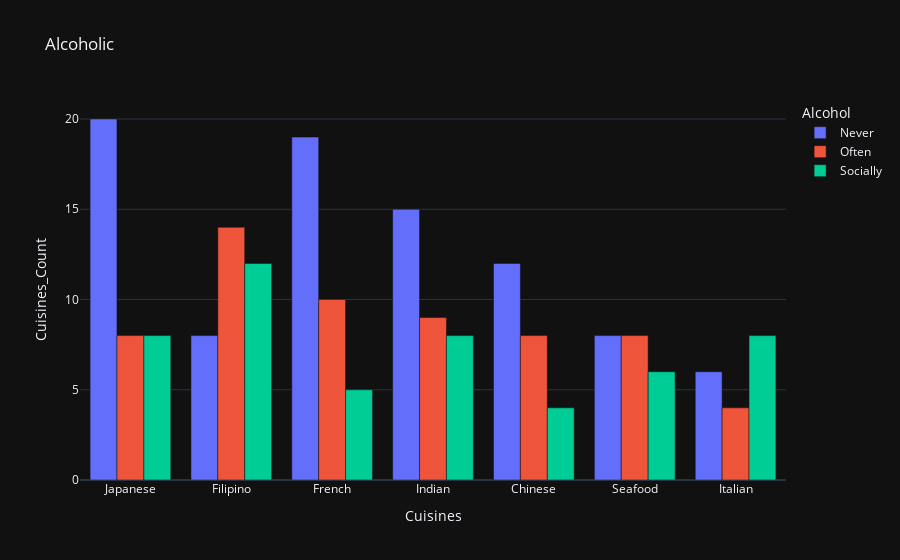

Here is the notebook cell this chart was saved with:
### Code cell
fig=px.bar(data_frame=temp,x="Cuisines",y="Cuisines_Count",color="Alcohol ",barmode="group",title="Alcoholic")
fig.update_xaxes(categoryorder="total descending")
fig.show()

### Figure 1 — Plotly figure (JSON) as saved in the notebook; plotly's stock layout.template omitted (floating-point values rounded to 4 significant figures)
{"data": [{"alignmentgroup": "True", "hovertemplate": "Alcohol =Never<br>Cuisines=%{x}<br>Cuisines_Count=%{y}<extra></extra>", "legendgroup": "Never", "marker": {"color": "#636efa", "pattern": {"shape": ""}}, "name": "Never", "offsetgroup": "Never", "orientation": "v", "showlegend": true, "textposition": "auto", "x": ["Chinese", "Filipino", "French", "Indian", "Italian", "Japanese", "Seafood"], "xaxis": "x", "y": [12, 8, 19, 15, 6, 20, 8], "yaxis": "y", "type": "bar"}, {"alignmentgroup": "True", "hovertemplate": "Alcohol =Often<br>Cuisines=%{x}<br>Cuisines_Count=%{y}<extra></extra>", "legendgroup": "Often", "marker": {"color": "#EF553B", "pattern": {"shape": ""}}, "name": "Often", "offsetgroup": "Often", "orientation": "v", "showlegend": true, "textposition": "auto", "x": ["Chinese", "Filipino", "French", "Indian", "Italian", "Japanese", "Seafood"], "xaxis": "x", "y": [8, 14, 10, 9, 4, 8, 8], "yaxis": "y", "type": "bar"}, {"alignmentgroup": "True", "hovertemplate": "Alcohol =Socially<br>Cuisines=%{x}<br>Cuisines_Count=%{y}<extra></extra>", "legendgroup": "Socially", "marker": {"color": "#00cc96", "pattern": {"shape": ""}}, "name": "Socially", "offsetgroup": "Socially", "orientation": "v", "showlegend": true, "textposition": "auto", "x": ["Chinese", "Filipino", "French", "Indian", "Italian", "Japanese", "Seafood"], "xaxis": "x", "y": [4, 12, 5, 8, 8, 8, 6], "yaxis": "y", "type": "bar"}], "layout": {"xaxis": {"anchor": "y", "domain": [0.0, 1.0], "title": {"text": "Cuisines"}, "categoryorder": "total descending"}, "yaxis": {"anchor": "x", "domain": [0.0, 1.0], "title": {"text": "Cuisines_Count"}}, "legend": {"title": {"text": "Alcohol "}, "tracegroupgap": 0}, "title": {"text": "Alcoholic"}, "barmode": "group"}}
